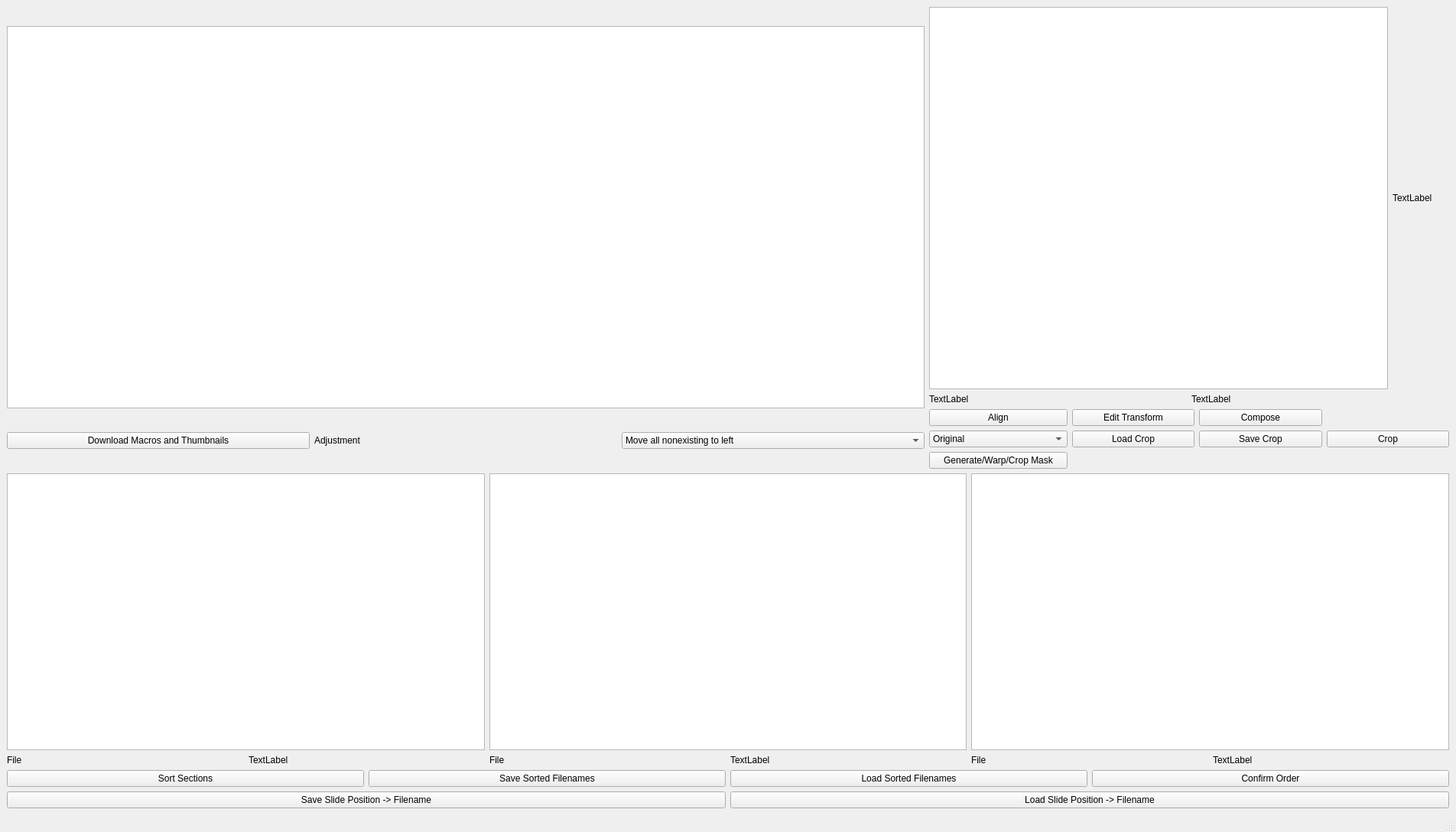
<?xml version="1.0" encoding="UTF-8"?>
<ui version="4.0">
 <class>PreprocessGui</class>
 <widget class="QMainWindow" name="PreprocessGui">
  <property name="geometry">
   <rect>
    <x>0</x>
    <y>0</y>
    <width>1904</width>
    <height>1088</height>
   </rect>
  </property>
  <property name="windowTitle">
   <string>MainWindow</string>
  </property>
  <widget class="QWidget" name="centralwidget">
   <layout class="QVBoxLayout" name="verticalLayout_3">
    <item>
     <layout class="QHBoxLayout" name="horizontalLayout_9">
      <item>
       <layout class="QVBoxLayout" name="verticalLayout_2">
        <item>
         <widget class="QGraphicsView" name="slide_gview">
          <property name="sizePolicy">
           <sizepolicy hsizetype="Fixed" vsizetype="Fixed">
            <horstretch>0</horstretch>
            <verstretch>0</verstretch>
           </sizepolicy>
          </property>
          <property name="minimumSize">
           <size>
            <width>1200</width>
            <height>500</height>
           </size>
          </property>
          <property name="maximumSize">
           <size>
            <width>1200</width>
            <height>500</height>
           </size>
          </property>
         </widget>
        </item>
        <item>
         <layout class="QHBoxLayout" name="horizontalLayout_7">
          <item>
           <widget class="QPushButton" name="button_download">
            <property name="text">
             <string>Download Macros and Thumbnails</string>
            </property>
           </widget>
          </item>
          <item>
           <widget class="QLabel" name="label">
            <property name="text">
             <string>Adjustment</string>
            </property>
           </widget>
          </item>
          <item>
           <widget class="QComboBox" name="comboBox_slide_position_adjustment">
            <item>
             <property name="text">
              <string>Move all nonexisting to left</string>
             </property>
            </item>
            <item>
             <property name="text">
              <string>Move all nonexisting to right</string>
             </property>
            </item>
            <item>
             <property name="text">
              <string>Move placeholder to right</string>
             </property>
            </item>
            <item>
             <property name="text">
              <string>Move rescan to right</string>
             </property>
            </item>
            <item>
             <property name="text">
              <string>Move nonexisting to right</string>
             </property>
            </item>
            <item>
             <property name="text">
              <string>Move placeholder to left</string>
             </property>
            </item>
            <item>
             <property name="text">
              <string>Move rescan to left</string>
             </property>
            </item>
            <item>
             <property name="text">
              <string>Move nonexisting to left</string>
             </property>
            </item>
            <item>
             <property name="text">
              <string>Reverse positions</string>
             </property>
            </item>
            <item>
             <property name="text">
              <string>Reverse positions on all slides</string>
             </property>
            </item>
            <item>
             <property name="text">
              <string>Reverse positions on all IHC slides</string>
             </property>
            </item>
            <item>
             <property name="text">
              <string>Reverse positions on all N slides</string>
             </property>
            </item>
           </widget>
          </item>
         </layout>
        </item>
       </layout>
      </item>
      <item>
       <layout class="QVBoxLayout" name="verticalLayout">
        <item>
         <layout class="QHBoxLayout" name="horizontalLayout_8">
          <item>
           <widget class="QGraphicsView" name="sorted_sections_gview">
            <property name="sizePolicy">
             <sizepolicy hsizetype="Fixed" vsizetype="Fixed">
              <horstretch>0</horstretch>
              <verstretch>0</verstretch>
             </sizepolicy>
            </property>
            <property name="minimumSize">
             <size>
              <width>600</width>
              <height>500</height>
             </size>
            </property>
           </widget>
          </item>
          <item>
           <widget class="QLabel" name="label_sorted_sections_status">
            <property name="text">
             <string>TextLabel</string>
            </property>
           </widget>
          </item>
         </layout>
        </item>
        <item>
         <layout class="QHBoxLayout" name="horizontalLayout_6">
          <item>
           <widget class="QLabel" name="label_sorted_sections_filename">
            <property name="text">
             <string>TextLabel</string>
            </property>
           </widget>
          </item>
          <item>
           <widget class="QLabel" name="label_sorted_sections_index">
            <property name="text">
             <string>TextLabel</string>
            </property>
           </widget>
          </item>
         </layout>
        </item>
        <item>
         <layout class="QGridLayout" name="gridLayout_2">
          <item row="0" column="1">
           <widget class="QPushButton" name="button_edit_transform">
            <property name="text">
             <string>Edit Transform</string>
            </property>
           </widget>
          </item>
          <item row="2" column="3">
           <widget class="QPushButton" name="button_crop">
            <property name="text">
             <string>Crop</string>
            </property>
           </widget>
          </item>
          <item row="2" column="1">
           <widget class="QPushButton" name="button_load_crop">
            <property name="text">
             <string>Load Crop</string>
            </property>
           </widget>
          </item>
          <item row="2" column="0">
           <widget class="QComboBox" name="comboBox_show">
            <item>
             <property name="text">
              <string>Original</string>
             </property>
            </item>
            <item>
             <property name="text">
              <string>Original Aligned</string>
             </property>
            </item>
            <item>
             <property name="text">
              <string>Brainstem Cropped</string>
             </property>
            </item>
            <item>
             <property name="text">
              <string>Mask</string>
             </property>
            </item>
            <item>
             <property name="text">
              <string>Brainstem Cropped Masked</string>
             </property>
            </item>
           </widget>
          </item>
          <item row="2" column="2">
           <widget class="QPushButton" name="button_save_crop">
            <property name="text">
             <string>Save Crop</string>
            </property>
           </widget>
          </item>
          <item row="0" column="2">
           <widget class="QPushButton" name="button_confirm_alignment">
            <property name="text">
             <string>Compose</string>
            </property>
           </widget>
          </item>
          <item row="0" column="0">
           <widget class="QPushButton" name="button_align">
            <property name="text">
             <string>Align</string>
            </property>
           </widget>
          </item>
          <item row="3" column="0">
           <widget class="QPushButton" name="button_mask">
            <property name="text">
             <string>Generate/Warp/Crop Mask</string>
            </property>
           </widget>
          </item>
         </layout>
        </item>
       </layout>
      </item>
     </layout>
    </item>
    <item>
     <layout class="QGridLayout" name="gridLayout">
      <item row="0" column="1">
       <widget class="QGraphicsView" name="section2_gview">
        <property name="sizePolicy">
         <sizepolicy hsizetype="Expanding" vsizetype="MinimumExpanding">
          <horstretch>0</horstretch>
          <verstretch>0</verstretch>
         </sizepolicy>
        </property>
       </widget>
      </item>
      <item row="1" column="1">
       <layout class="QHBoxLayout" name="horizontalLayout_3">
        <item>
         <widget class="QLabel" name="label_section2_filename">
          <property name="text">
           <string>File</string>
          </property>
         </widget>
        </item>
        <item>
         <widget class="QLabel" name="label_section2_index">
          <property name="text">
           <string>TextLabel</string>
          </property>
         </widget>
        </item>
       </layout>
      </item>
      <item row="1" column="0">
       <layout class="QHBoxLayout" name="horizontalLayout">
        <item>
         <widget class="QLabel" name="label_section3_filename">
          <property name="text">
           <string>File</string>
          </property>
         </widget>
        </item>
        <item>
         <widget class="QLabel" name="label_section3_index">
          <property name="text">
           <string>TextLabel</string>
          </property>
         </widget>
        </item>
       </layout>
      </item>
      <item row="0" column="2">
       <widget class="QGraphicsView" name="section1_gview">
        <property name="sizePolicy">
         <sizepolicy hsizetype="Expanding" vsizetype="MinimumExpanding">
          <horstretch>0</horstretch>
          <verstretch>0</verstretch>
         </sizepolicy>
        </property>
       </widget>
      </item>
      <item row="1" column="2">
       <layout class="QHBoxLayout" name="horizontalLayout_4">
        <item>
         <widget class="QLabel" name="label_section1_filename">
          <property name="text">
           <string>File</string>
          </property>
         </widget>
        </item>
        <item>
         <widget class="QLabel" name="label_section1_index">
          <property name="text">
           <string>TextLabel</string>
          </property>
         </widget>
        </item>
       </layout>
      </item>
      <item row="0" column="0">
       <widget class="QGraphicsView" name="section3_gview">
        <property name="sizePolicy">
         <sizepolicy hsizetype="Expanding" vsizetype="MinimumExpanding">
          <horstretch>0</horstretch>
          <verstretch>0</verstretch>
         </sizepolicy>
        </property>
       </widget>
      </item>
     </layout>
    </item>
    <item>
     <layout class="QHBoxLayout" name="horizontalLayout_2">
      <item>
       <widget class="QPushButton" name="button_sort">
        <property name="text">
         <string>Sort Sections</string>
        </property>
       </widget>
      </item>
      <item>
       <widget class="QPushButton" name="button_save_sorted_filenames">
        <property name="text">
         <string>Save Sorted Filenames</string>
        </property>
       </widget>
      </item>
      <item>
       <widget class="QPushButton" name="button_load_sorted_filenames">
        <property name="text">
         <string>Load Sorted Filenames</string>
        </property>
       </widget>
      </item>
      <item>
       <widget class="QPushButton" name="button_confirm_order">
        <property name="text">
         <string>Confirm Order</string>
        </property>
       </widget>
      </item>
     </layout>
    </item>
    <item>
     <layout class="QHBoxLayout" name="horizontalLayout_5">
      <item>
       <widget class="QPushButton" name="button_save_slide_position_map">
        <property name="text">
         <string>Save Slide Position -&gt; Filename</string>
        </property>
       </widget>
      </item>
      <item>
       <widget class="QPushButton" name="button_load_slide_position_map">
        <property name="text">
         <string>Load Slide Position -&gt; Filename</string>
        </property>
       </widget>
      </item>
     </layout>
    </item>
   </layout>
  </widget>
  <widget class="QMenuBar" name="menubar">
   <property name="geometry">
    <rect>
     <x>0</x>
     <y>0</y>
     <width>1904</width>
     <height>25</height>
    </rect>
   </property>
  </widget>
  <widget class="QStatusBar" name="statusbar"/>
 </widget>
 <resources/>
 <connections/>
</ui>
